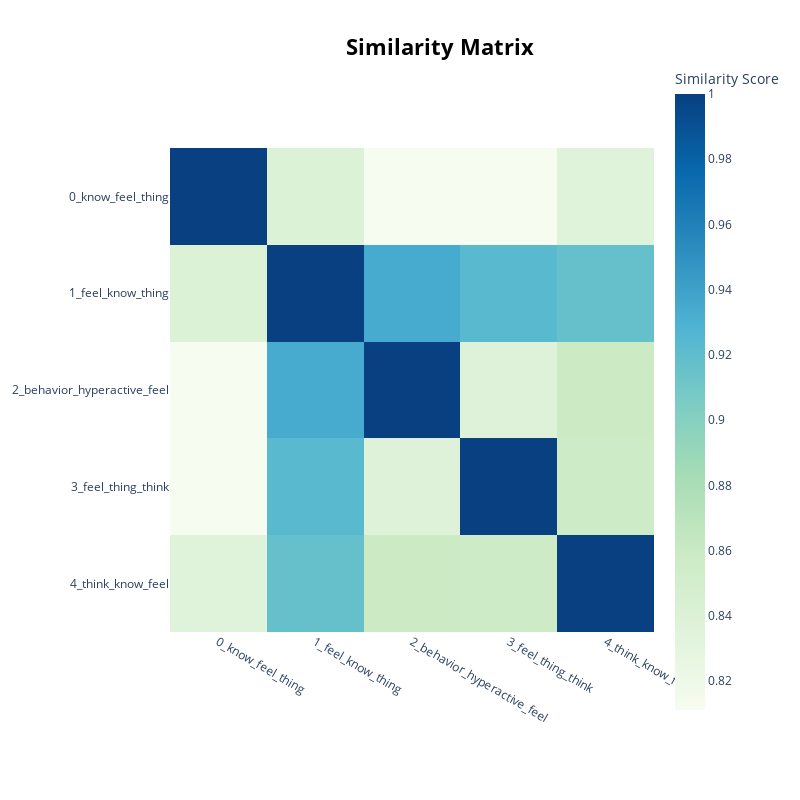

Notebook code cell kept with this figure:
### Code cell
# Visualize similarity using heatmap
tp_model.visualize_heatmap()

### Figure 1 — Plotly figure (JSON) as saved in the notebook; plotly's stock layout.template omitted (floating-point values rounded to 4 significant figures)
{"data": [{"coloraxis": "coloraxis", "hovertemplate": "x: %{x}<br>y: %{y}<br>Similarity Score: %{z}<extra></extra>", "name": "0", "type": "heatmap", "x": ["0_know_feel_thing", "1_feel_know_thing", "2_behavior_hyperactive_feel", "3_feel_thing_think", "4_think_know_feel"], "xaxis": "x", "y": ["0_know_feel_thing", "1_feel_know_thing", "2_behavior_hyperactive_feel", "3_feel_thing_think", "4_think_know_feel"], "yaxis": "y", "z": [[1.0, 0.8391, 0.8124, 0.8112, 0.8362], [0.8391, 1.0, 0.9341, 0.9232, 0.9168], [0.8124, 0.9341, 1.0, 0.8378, 0.8581], [0.8112, 0.9232, 0.8378, 1.0, 0.8569], [0.8362, 0.9168, 0.8581, 0.8569, 1.0]]}], "layout": {"coloraxis": {"colorbar": {"title": {"text": "Similarity Score"}}, "colorscale": [[0, "rgb(247,252,240)"], [0.125, "rgb(224,243,219)"], [0.25, "rgb(204,235,197)"], [0.375, "rgb(168,221,181)"], [0.5, "rgb(123,204,196)"], [0.625, "rgb(78,179,211)"], [0.75, "rgb(43,140,190)"], [0.875, "rgb(8,104,172)"], [1, "rgb(8,64,129)"]]}, "height": 800, "hoverlabel": {"bgcolor": "white", "font": {"family": "Rockwell", "size": 16}}, "legend": {"title": {"text": "Trend"}}, "margin": {"t": 60}, "showlegend": true, "title": {"font": {"color": "Black", "size": 22}, "text": "<b>Similarity Matrix</b>", "x": 0.55, "xanchor": "center", "y": 0.95, "yanchor": "top"}, "width": 800, "xaxis": {"anchor": "y", "autorange": true, "constrain": "domain", "domain": [0.002045, 0.998], "range": [-0.5, 4.5], "scaleanchor": "y", "type": "category"}, "yaxis": {"anchor": "x", "autorange": true, "constrain": "domain", "domain": [0.1311, 0.8689], "range": [4.5, -0.5], "type": "category"}}}
